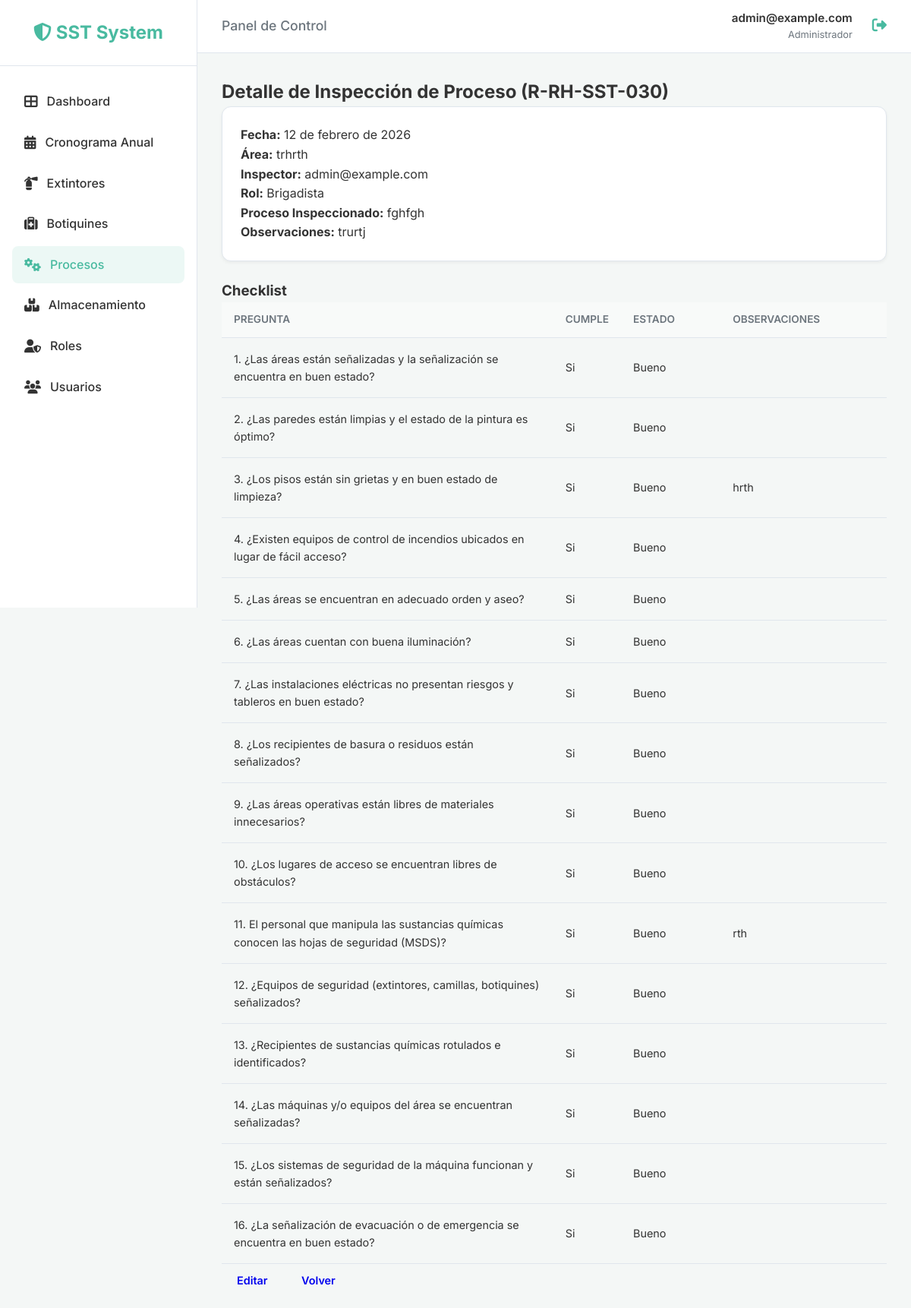
The app's page /inspections/process/2/ (signed in) with its own data.
### users/models.py (models this page shows, shortened)
class CustomUser(AbstractUser):
    email = models.EmailField(unique=True)
    document_number = models.CharField(max_length=20, blank=True, null=True)
    role = models.ForeignKey('roles.Role', on_delete=models.SET_NULL, null=True, blank=True,
                             related_name='users', verbose_name='Rol')
    updated_at = models.DateTimeField(auto_now=True)
    USERNAME_FIELD = 'email'
    REQUIRED_FIELDS = ['username', 'first_name', 'last_name']
    def __str__(self):
        return self.email

### inspections/models.py (models this page shows, shortened)
class BaseInspection(models.Model):
    STATUS_CHOICES = [
        ('Cumple', 'Cumple'),
        ('No Cumple', 'No Cumple'),
        ('No Aplica', 'No Aplica'),
    ]
    inspection_date = models.DateField(verbose_name="Fecha de Inspección")
    area = models.CharField(max_length=200, verbose_name="Área/Ubicación")
    inspector = models.ForeignKey(
        settings.AUTH_USER_MODEL,
        on_delete=models.SET_NULL,
        null=True,
        related_name="%(class)s_inspections",
        verbose_name="Inspector"
    )
    schedule_item = models.ForeignKey(
        'InspectionSchedule',
        on_delete=models.SET_NULL,
        null=True,
        blank=True,
        verbose_name="Ítem del Cronograma",
        related_name="%(class)s_actual_inspections"
    )
    general_status = models.CharField(
        max_length=20,
        choices=STATUS_CHOICES,
        default='Cumple',
        verbose_name="Estado General"
    )
    observations = models.TextField(blank=True, null=True, verbose_name="Observaciones Generales")
    created_at = models.DateTimeField(auto_now_add=True)
    updated_at = models.DateTimeField(auto_now=True)
    class Meta:
        abstract = True
        ordering = ['-inspection_date']

class ProcessInspection(BaseInspection):
    ROLE_CHOICES = [
        ('Brigadista', 'Brigadista'),
        ('Equipo SST', 'Equipo SST'),
        ('Copasst', 'Copasst'),
    ]
    inspector_role = models.CharField(
        max_length=20,
        choices=ROLE_CHOICES,
        default='Equipo SST',
        verbose_name="Rol del Inspector"
    )
    inspected_process = models.CharField(max_length=200, verbose_name="Proceso Inspeccionado", blank=True, null=True)
    class Meta(BaseInspection.Meta):
        verbose_name = "Inspección de Procesos"
        verbose_name_plural = "Inspecciones de Procesos"

class ProcessCheckItem(models.Model):
    RESPONSE_CHOICES = [
        ('Si', 'Si'),
        ('No', 'No'),
        ('NA', 'No Aplica'),
    ]
    STATUS_CHOICES = [
        ('Bueno', 'Bueno'),
        ('Regular', 'Regular'),
        ('Malo', 'Malo'),
        ('NA', 'No Aplica'),
    ]
    inspection = models.ForeignKey(ProcessInspection, related_name='items', on_delete=models.CASCADE)
    question = models.CharField(max_length=500, verbose_name="Ítem a Evaluar")
    response = models.CharField(max_length=10, choices=RESPONSE_CHOICES, default='Si', verbose_name="Cumple")
    item_status = models.CharField(max_length=20, choices=STATUS_CHOICES, default='Bueno', verbose_name="Estado")
    observations = models.CharField(max_length=255, blank=True, verbose_name="Observaciones")

### inspections/views.py (the view)
# urls.py: path('process/<int:pk>/', ProcessDetailView.as_view(), name='process_detail'),
class ProcessDetailView(LoginRequiredMixin, DetailView):
    model = ProcessInspection; template_name = 'inspections/process_detail.html'

### templates/inspections/process_detail.html (shortened to what this page needs)
{% extends 'base.html' %}
{% block content %}
<h2>Detalle de Inspección de Proceso (R-RH-SST-030)</h2>
<div class="card">
    <p><strong>Fecha:</strong> {{ object.inspection_date }}</p>
    <p><strong>Área:</strong> {{ object.area }}</p>
    <p><strong>Inspector:</strong> {{ object.inspector }}</p>
    <p><strong>Rol:</strong> {{ object.inspector_role }}</p>
    <p><strong>Proceso Inspeccionado:</strong> {{ object.inspected_process }}</p>
    <p><strong>Observaciones:</strong> {{ object.observations }}</p>
</div>
<h3>Checklist</h3>
<table>
    <thead>
        <tr>
            <th style="width: 50%;">Pregunta</th>
            <th style="width: 10%;">Cumple</th>
            <th style="width: 15%;">Estado</th>
            <th style="width: 25%;">Observaciones</th>
        </tr>
    </thead>
    <tbody>
        {% for item in object.items.all %}
        <tr>
            <td>{{ item.question }}</td>
            <td>
                <span
                    class="{% if item.response == 'Si' %}text-success{% elif item.response == 'No' %}text-danger{% else %}text-muted{% endif %}">
                    {{ item.response }}
                </span>
            </td>
            <td>{{ item.item_status }}</td>
            <td>{{ item.observations }}</td>
        </tr>
        {% endfor %}
    </tbody>
</table>
<a href="{% url 'process_edit' object.pk %}" class="btn">Editar</a>
<a href="{% url 'process_list' %}" class="btn btn-secondary">Volver</a>
{% endblock %}

### templates/base.html (shortened to what this page needs)
{% load static %}
<!DOCTYPE html>
<html lang="es">
<head>
    <link rel="stylesheet" href="https://cdnjs.cloudflare.com/ajax/libs/font-awesome/6.4.0/css/all.min.css">
    <link rel="stylesheet" href="https://cdnjs.cloudflare.com/ajax/libs/toastr.js/latest/toastr.min.css">
    <link rel="stylesheet" href="{% static 'css/style.css' %}">
</head>
<body>
    {% if user.is_authenticated %}
    <div class="app-wrapper">
        <aside class="sidebar">
            <div class="sidebar-header">
                <a href="{% url 'dashboard' %}" class="logo">
                    <i class="fas fa-shield-alt"></i> <span class="logo-text">SST System</span>
                </a>
            </div>
            <ul class="sidebar-menu">
                <li>
                    <a href="{% url 'dashboard' %}"
                        class="{% if request.resolver_match.url_name == 'dashboard' %}active{% endif %}">
                        <i class="fas fa-th-large"></i> <span>Dashboard</span>
                    </a>
                </li>
                <li>
                    <a href="{% url 'inspection_list' %}"
                        class="{% if request.resolver_match.url_name == 'inspection_list' %}active{% endif %}">
                        <i class="fas fa-calendar-alt"></i> <span>Cronograma Anual</span>
                    </a>
                </li>
                <li>
                    <a href="{% url 'extinguisher_list' %}"
                        class="{% if 'extinguisher' in request.path %}active{% endif %}">
                        <i class="fas fa-fire-extinguisher"></i> <span>Extintores</span>
                    </a>
                </li>
                <li>
                    <a href="{% url 'first_aid_list' %}" class="{% if 'first-aid' in request.path %}active{% endif %}">
                        <i class="fas fa-medkit"></i> <span>Botiquines</span>
                    </a>
                </li>
                <li>
                    <a href="{% url 'process_list' %}" class="{% if 'process' in request.path %}active{% endif %}">
                        <i class="fas fa-cogs"></i> <span>Procesos</span>
                    </a>
                </li>
                <li>
                    <a href="{% url 'storage_list' %}" class="{% if 'storage' in request.path %}active{% endif %}">
                        <i class="fas fa-boxes"></i> <span>Almacenamiento</span>
                    </a>
                </li>
                {% if user.is_staff %}
                <li>
                    <a href="{% url 'role_list' %}" class="{% if 'roles' in request.path %}active{% endif %}">
                        <i class="fas fa-user-shield"></i> <span>Roles</span>
                    </a>
                </li>
                <li>
                    <a href="{% url 'user_list' %}"
                        class="{% if request.resolver_match.url_name == 'user_list' %}active{% endif %}">
                        <i class="fas fa-users"></i> <span>Usuarios</span>
                    </a>
                </li>
                {% endif %}
            </ul>
        </aside>
        <div style="flex: 1; display: flex; flex-direction: column;">
            <header class="topbar">
                <div class="page-title">
                    <h2 style="font-size: 1.1rem; color: var(--text-light); font-weight: 500;">
                        {% block header_title %}Panel de Control{% endblock %}
                    </h2>
                </div>
                <div class="user-profile">
                    <div class="user-info">
                        <span class="user-name">{{ user.get_full_name|default:user.email }}</span>
                        <span class="user-role">{% if user.is_staff %}Administrador{% else %}Inspector{% endif %}</span>
                    </div>
                    <form action="{% url 'logout' %}" method="post" style="display:inline;">
                        <button type="submit" class="btn btn-link" title="Cerrar Sesión">
                            <i class="fas fa-sign-out-alt" style="font-size: 1.2rem; margin-left: 10px;"></i>
                        </button>
                    </form>
                </div>
            </header>
            <main class="main-content">
                <div class="content-container">
                    {% block content %}{% endblock %}
                </div>
            </main>
        </div>
    </div>
    {% endif %}
</body>
</html>

### static/css/style.css (style rules this page uses)
:root { --primary-color: #49BAA0; --primary-hover: #3a9480; --bg-color: #f4f7f6; --sidebar-bg: #ffffff; --navbar-bg: #ffffff; --text-color: #333333; --text-light: #6c757d; --border-color: #e0e6ed; --white: #ffffff; --shadow-sm: 0 2px 4px rgba(0, 0, 0, 0.05); --shadow-md: 0 4px 6px rgba(0, 0, 0, 0.07); --sidebar-width: 260px; --transition: all 0.3s ease; }
* { margin: 0; padding: 0; box-sizing: border-box; }
body { font-family: 'Inter', -apple-system, BlinkMacSystemFont, "Segoe UI", Roboto, sans-serif; background-color: var(--bg-color); color: var(--text-color); line-height: 1.6; }
.app-wrapper { display: flex; min-height: 100vh; }
.sidebar { width: var(--sidebar-width); background-color: var(--sidebar-bg); border-right: 1px solid var(--border-color); position: fixed; height: 100vh; z-index: 1000; display: flex; flex-direction: column; }
.sidebar-header { padding: 24px; text-align: center; border-bottom: 1px solid var(--border-color); }
.sidebar-header .logo { font-size: 1.5rem; font-weight: 700; color: var(--primary-color); text-decoration: none; }
.sidebar-menu { flex: 1; padding: 20px 0; list-style: none; }
.sidebar-menu li { padding: 2px 16px; }
.sidebar-menu a { display: flex; align-items: center; padding: 12px 16px; text-decoration: none; color: var(--text-color); border-radius: 8px; transition: var(--transition); font-weight: 500; }
.sidebar-menu a:hover, .sidebar-menu a.active { background-color: rgba(73, 186, 160, 0.1); color: var(--primary-color); }
.sidebar-menu a i { margin-right: 12px; font-size: 1.1rem; }
.topbar { position: fixed; top: 0; right: 0; left: var(--sidebar-width); height: 70px; background-color: var(--navbar-bg); border-bottom: 1px solid var(--border-color); display: flex; align-items: center; justify-content: space-between; padding: 0 32px; z-index: 999; }
.user-profile { display: flex; align-items: center; gap: 16px; }
.user-info { text-align: right; }
.user-name { display: block; font-weight: 600; font-size: 0.95rem; }
.user-role { display: block; font-size: 0.8rem; color: var(--text-light); }
.main-content { margin-left: var(--sidebar-width); margin-top: 70px; padding: 32px; width: calc(100% - var(--sidebar-width)); }
.content-container { max-width: 1200px; margin: 0 auto; }
.card { background: var(--white); border-radius: 12px; box-shadow: var(--shadow-sm); padding: 24px; margin-bottom: 24px; border: 1px solid var(--border-color); }
.btn { display: inline-flex; align-items: center; justify-content: center; padding: 10px 20px; border-radius: 8px; font-weight: 600; font-size: 0.9rem; cursor: pointer; transition: var(--transition); border: none; text-decoration: none; }
.btn-link { background: none; color: var(--primary-color); padding: 0; }
table { width: 100%; border-collapse: collapse; }
th { background-color: #f8faf9; padding: 12px 16px; text-align: left; font-weight: 600; font-size: 0.85rem; color: var(--text-light); border-bottom: 1px solid var(--border-color); text-transform: uppercase; }
td { padding: 16px; border-bottom: 1px solid var(--border-color); font-size: 0.9rem; }

### records on screen
CustomUser: get_full_name "admin@example.com"
ProcessInspection: inspection_date "12 de febrero de 2026", area "trhrth", inspector "admin@example.com", inspector_role "Brigadista", inspected_process "fghfgh", observations "trurtj"
ProcessCheckItem: question "1. ¿Las áreas están señalizadas y la señalización se encuentra en buen estado?", response "Si", item_status "Bueno"
ProcessCheckItem: question "2. ¿Las paredes están limpias y el estado de la pintura es óptimo?", response "Si", item_status "Bueno"
ProcessCheckItem: question "3. ¿Los pisos están sin grietas y en buen estado de limpieza?", response "Si", item_status "Bueno", observations "hrth"
ProcessCheckItem: question "4. ¿Existen equipos de control de incendios ubicados en lugar de fácil acceso?", response "Si", item_status "Bueno"
ProcessCheckItem: question "5. ¿Las áreas se encuentran en adecuado orden y aseo?", response "Si", item_status "Bueno"
ProcessCheckItem: question "6. ¿Las áreas cuentan con buena iluminación?", response "Si", item_status "Bueno"
ProcessCheckItem: question "7. ¿Las instalaciones eléctricas no presentan riesgos y tableros en buen estado?", response "Si", item_status "Bueno"
ProcessCheckItem: question "8. ¿Los recipientes de basura o residuos están señalizados?", response "Si", item_status "Bueno"
ProcessCheckItem: question "9. ¿Las áreas operativas están libres de materiales innecesarios?", response "Si", item_status "Bueno"
ProcessCheckItem: question "10. ¿Los lugares de acceso se encuentran libres de obstáculos?", response "Si", item_status "Bueno"
ProcessCheckItem: question "11. El personal que manipula las sustancias químicas conocen las hojas de seguridad (MSDS)?", response "Si", item_status "Bueno", observations "rth"
ProcessCheckItem: question "12. ¿Equipos de seguridad (extintores, camillas, botiquines) señalizados?", response "Si", item_status "Bueno"
ProcessCheckItem: question "13. ¿Recipientes de sustancias químicas rotulados e identificados?", response "Si", item_status "Bueno"
ProcessCheckItem: question "14. ¿Las máquinas y/o equipos del área se encuentran señalizadas?", response "Si", item_status "Bueno"
ProcessCheckItem: question "15. ¿Los sistemas de seguridad de la máquina funcionan y están señalizados?", response "Si", item_status "Bueno"
ProcessCheckItem: question "16. ¿La señalización de evacuación o de emergencia se encuentra en buen estado?", response "Si", item_status "Bueno"
